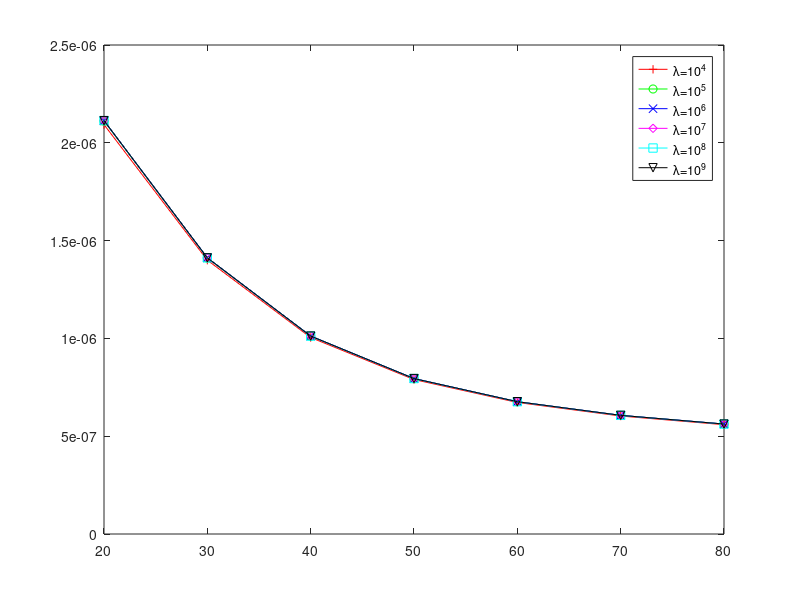

This figure's MATLAB source:
Ns = [10 20 30 40 50 60 70 80];
L4 = [6.42823e-06 2.09311e-06 1.40003e-06 1.00462e-06 7.89757e-07 6.72561e-07 6.03163e-07 5.58834e-07];
L5 = [6.66472e-06 2.1112e-06 1.4107e-06 1.01117e-06  7.9421e-07 6.76087e-07 6.06293e-07 5.61798e-07];
L6 = [6.69866e-06 2.1132e-06 1.41181e-06 1.01184e-06 7.9467e-07 6.7645e-07 6.06612e-07 5.621e-07];
L7 = [6.70186e-06 2.11337e-06 1.41192e-06 1.01191e-06 7.94712e-07 6.76487e-07 6.06643e-07 5.62132e-07];
L8 = [6.70279e-06 2.11341e-06 1.41193e-06 1.01192e-06 7.94718e-07 6.76492e-07 6.06648e-07 5.62135e-07];
L9 = [6.70258e-06 2.11341e-06 1.41193e-06 1.01192e-06 7.94718e-07  6.76489e-07  6.06647e-07 5.62135e-07 ];

figure
plot(Ns(2:8), L4(2:8), 'r-+', Ns(2:8), L5(2:8), 'g-o', Ns(2:8), L6(2:8), 'b-x', Ns(2:8), L7(2:8), 'm-d', Ns(2:8), L8(2:8), 'c-s', Ns(2:8), L9(2:8),'k-v')
legend('\lambda=10^4', '\lambda=10^5','\lambda=10^6','\lambda=10^7', '\lambda=10^8','\lambda=10^9')
